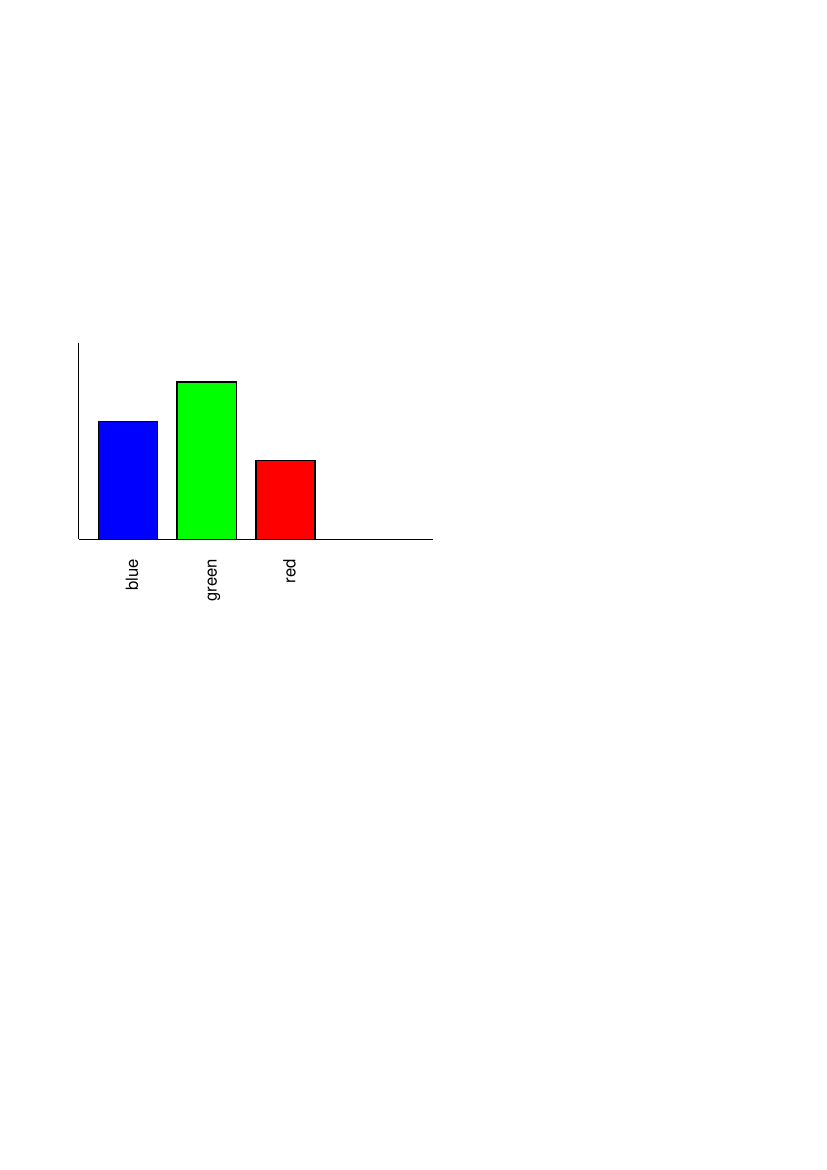

This figure's Python source:
from reportlab.pdfgen import canvas
from reportlab.lib.units import cm


c = canvas.Canvas("rotate.pdf")

c.line( 2*cm, 21*cm, 2*cm, 16*cm)
c.line( 2*cm, 16*cm, 11*cm, 16*cm )

c.setFillColorRGB( 0, 0, 1 )
c.rect( 2.5*cm, 16*cm, 1.5*cm, 3*cm, fill = 1 )
c.setFillColorRGB( 0, 1, 0 )
c.rect( 4.5*cm, 16*cm, 1.5*cm, 4*cm, fill = 1 )
c.setFillColorRGB( 1, 0, 0 )
c.rect( 6.5*cm, 16*cm, 1.5*cm, 2*cm, fill = 1 )

c.setFillColorRGB( 0, 0, 0 )

i=0
for str in ["blue", "green", "red"]:
    c.saveState()
    c.translate( (i + 3.5) * cm, 15.5 * cm )
    c.rotate( 90 )
    c.drawRightString( 0, 0, str )
    c.restoreState()
    i += 2

c.showPage()
c.save()
